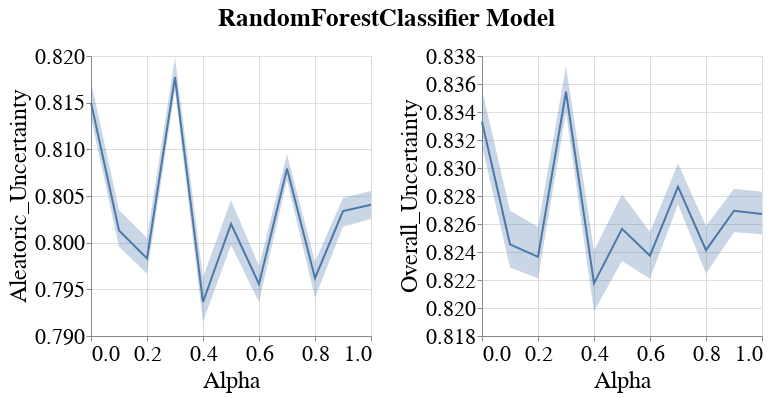

Notebook code for this chart:
### Code cell
visualizer.create_subgroup_metrics_line_band_plot(model_name=MODEL_NAMES[0],
                                                  subgroup_metrics=['Aleatoric_Uncertainty', 'Overall_Uncertainty'])
